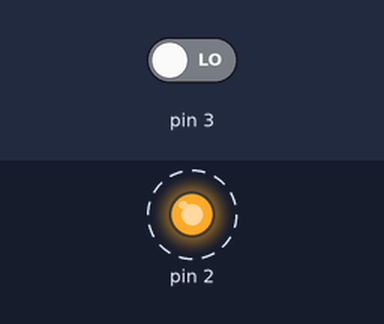
The sketch below on a simulated Arduino Uno, built with avr-gcc and run on an emulated ATmega328P. On the bench: output pins drawn as LEDs (lit = HIGH). Dashed ring = blinking. The test bench sets the inputs (shaded band); at power-on: pin 3 LOW.

Above: at 0.12 s.
Timing chart, 0 to 3.0 s (numbered marks = the images above):
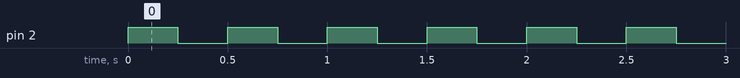

Measured:
- by itself, pin 2: alternates HIGH for 0.25 s and LOW for 0.25 s

The sketch:

blinkingLED.ino
```cpp
void setup() {
  // put your setup code here, to run once:
  pinMode(2, OUTPUT);
  pinMode(3, INPUT);
}


void loop() {
  // put your main code here, to run repeatedly:

if(digitalRead(3) == HIGH){   //if pin 5 is Vcc do something
 digitalWrite(2, HIGH); //write 5v to pin 2
}
else{
  digitalWrite(2, LOW);
}


  digitalWrite(2, HIGH); //write 5v to pin 2
  delay(250);           //wait 250ms
  digitalWrite(2, LOW);  //write 0v to pin 2
  delay(250);           //250 ms
}
```
